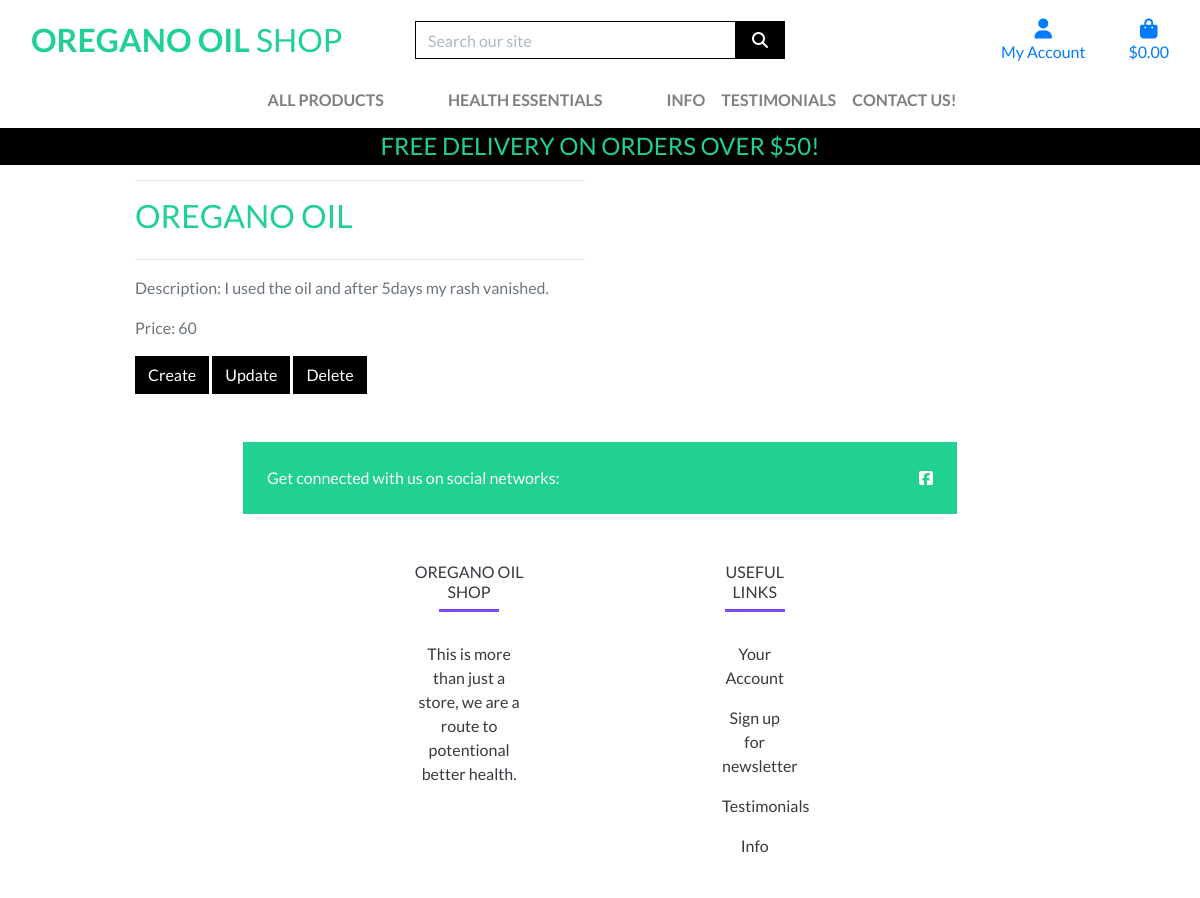
Screenshot of /testimonials/testimonial/19/ with the database file from the repository.
### testimonials/models.py (models this page shows, shortened)
class Testimonials(models.Model):
    title = models.CharField(max_length=255, default="testimonial")
    description = models.TextField(blank=True, null=True)
    price = models.IntegerField()

### testimonials/views.py (the view)
# urls.py: path('testimonial/<int:testimonial_id>/', views.testimonial_detail, name='testimonial_detail'),
def testimonial_detail(request, testimonial_id):
    testimonial = get_object_or_404(Testimonials, pk=testimonial_id)
    return render(request, 'testimonials/testimonial_detail.html', {'testimonial': testimonial})

### bag/contexts.py (called while the page is built, shortened)
def bag_contents(request):
    bag_items = []
    total = 0
    product_count = 0
    bag = request.session.get('bag', {})
    if total < settings.FREE_DELIVERY_THRESHOLD:
        delivery = total * Decimal(settings.STANDARD_DELIVERY_PERCENTAGE / 100)
        free_delivery_delta = settings.FREE_DELIVERY_THRESHOLD - total
    else:
        delivery = 0
        free_delivery_delta = 0
    grand_total = delivery + total
    context = {
        'bag_items': bag_items,
        'total': total,
        'product_count': product_count,
        'delivery': delivery,
        'free_delivery_delta': free_delivery_delta,
        'free_delivery_threshold': settings.FREE_DELIVERY_THRESHOLD,
        'grand_total': grand_total,
    }
    return context

### testimonials/templates/testimonials/testimonial_detail.html (shortened to what this page needs)
{% extends "base.html" %}
{% load static %}
{% block page_header %}
    <div class="container header-container">
    </div>
{% endblock %}
{% block content %}
<div class="container">
    <div class="row">
        <div class="col-12 col-md-6">
            <hr>
    <h2 class = "logo-font mb-4">{{ testimonial.title}}</h2>
    <hr>
    <p class = "text-muted">Description: {{ testimonial.description }}</p>
    <p class = "text-muted">Price: {{ testimonial.price }}</p>
            <a class = "btn btn-black rounded-0" href="{% url 'create_testimonial' %}">Create</a>
            <a class = "btn btn-black rounded-0" href ="{%url 'update_testimonial' testimonial.id %}">Update</a>
            <a class = "btn btn-black rounded-0" href ="{%url 'delete_testimonial' testimonial.id %}">Delete</a>
     </div>
    </div>
    {% endblock %}

### static/css/base.css (style rules this page uses)
html { height: 100%; }
body { background: url('/media/images/oregano-4338622_1280.jpg') no-repeat center center fixed; background-size: cover; height: calc(100vh - 164px); color: #555; font-family: 'Lato'; }
.logo-font { text-transform: uppercase; color: #21D192; }
.btn-black { background: black; color: white; }
@media (min-width: 1200px) { .container { max-width: 80%; } }
@media (min-width: 992px) { .header-container { padding-top: 164px; } }

### rows the page displays
Testimonials: title "OREGANO OIL", description "I used the oil and after 5days my rash vanished.", price "60"

### other values shown
{{ free_delivery_threshold }} "50"
